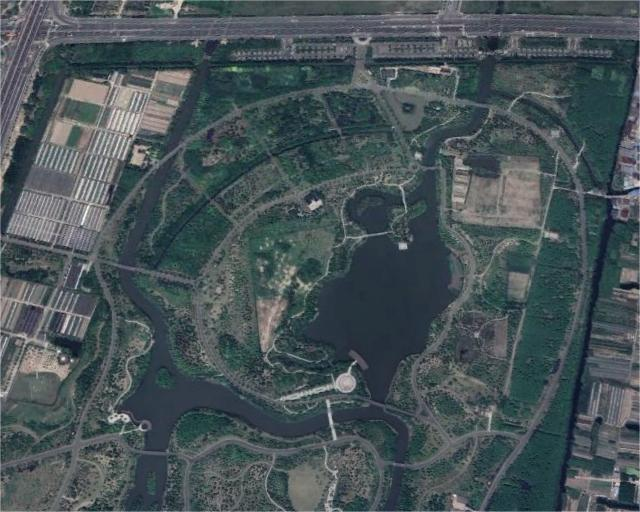
#> input picture source/data/Vis640/test1/1.jpg, 640 x 512 px
$ python -i main.py   (imports and definitions only)   (older library calls are emulated)
#> lines starting #> are read from the running program, lines starting #| are printed output that depends on the picture
#> further down, picture is the input picture: shape (512, 640, 3); mean B, G, R 86.8, 83.2, 71.6
import numpy as np
import cv2
import argparse
import os
# 全局变量，图像A只做一次gamma变换，否则会出现warp后的图像一直进行gamma变换
imageAGammaCount=0
# 同上，图像A只做一次自适应的直方图均衡
imageAEqualCount=0
# 同上，图像A只做一次畸变矫正
imageADisCorCount=0
#######################################
###############对图像的简单处理
#######################################
# 彩色图像R、G、B三通道均衡化（全局直方图均衡化）
# 效果不好，暂时都先别用
def RGBEqualize(image):
    (b, g, r) = cv2.split(image)
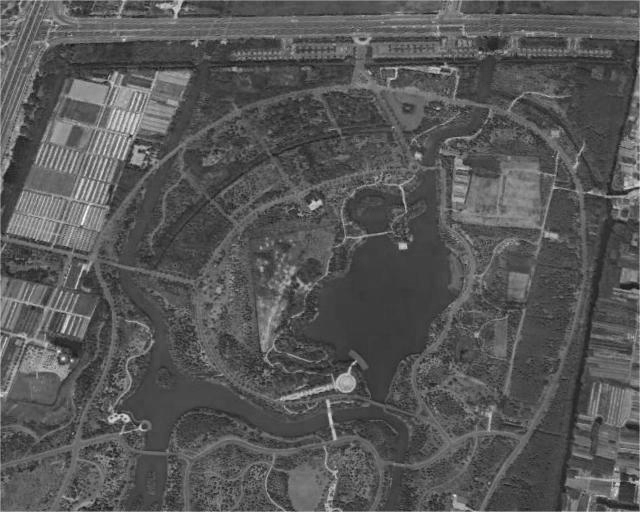
#> b: shape (512, 640); min 18, max 250, mean 86.8
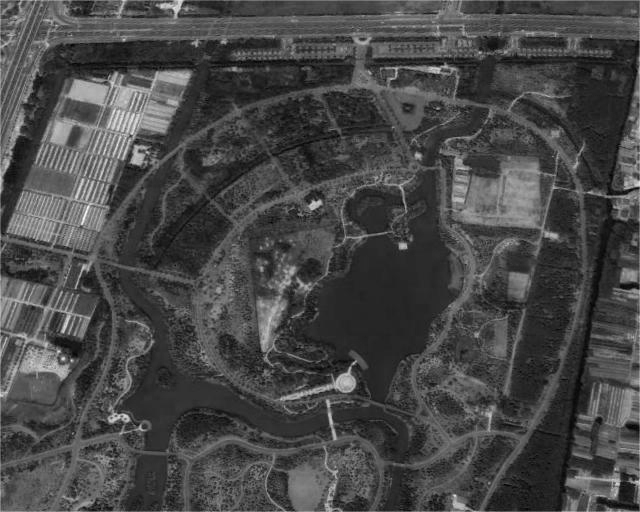
#> r: shape (512, 640); min 0, max 254, mean 71.6
    equal_b = cv2.equalizeHist(b)
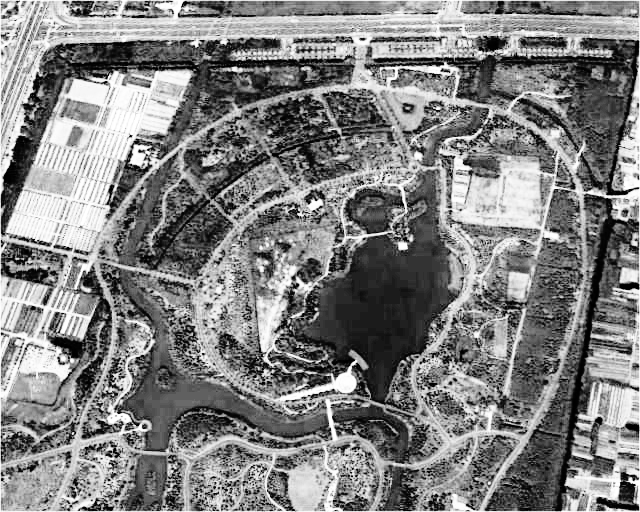
#> equal_b: shape (512, 640); min 0, max 255, mean 129.2
    equal_g = cv2.equalizeHist(g)
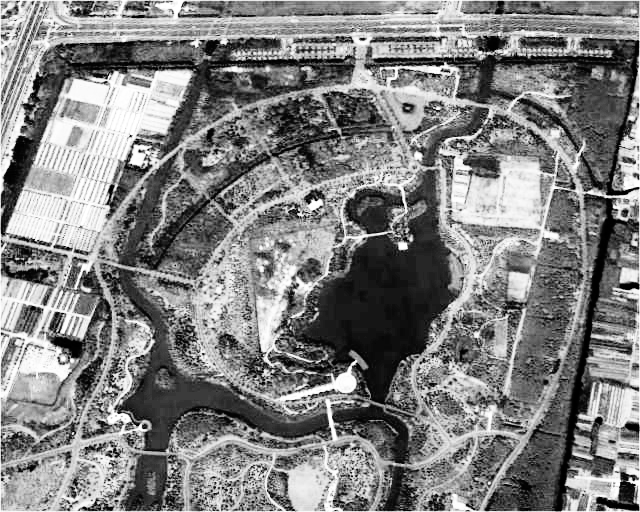
#> equal_g: shape (512, 640); min 0, max 255, mean 129
    equal_r = cv2.equalizeHist(r)
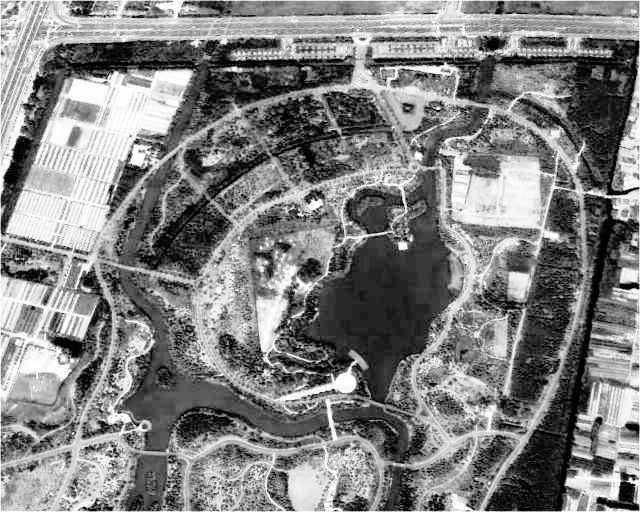
#> equal_r: shape (512, 640); min 0, max 255, mean 128.8
    result = cv2.merge((equal_b, equal_g, equal_r))
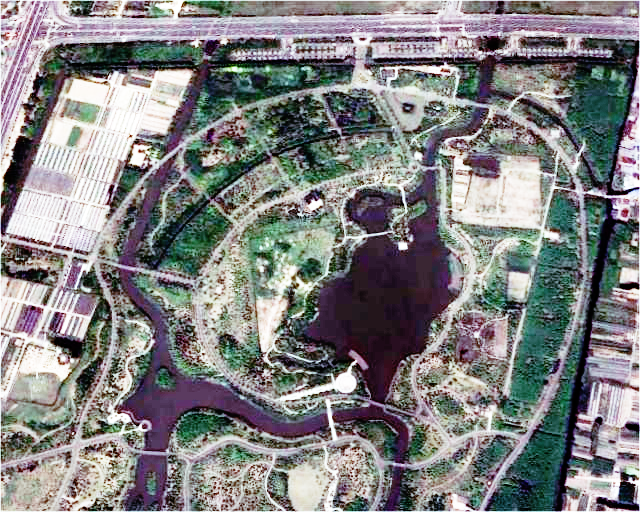
#> result: shape (512, 640, 3); mean B, G, R 129.2, 129, 128.8
    return result
#  自适应彩色图像直方图均衡
# [288 lines left out: functions adaptiveHisEqual, gammaAdjust, distortionCor, getOptimalFontScale, addText, detectAndDescribe and 3 more, not called in this run]


# 先不考虑拼接的顺序
# 默认用SURF算法
# [64 lines not run here, left out]
    ############################################

>>> import cv2
>>> picture = cv2.imread('../source/data/Vis640/test1/1.jpg')
>>> result = RGBEqualize(picture)

$ run again, on source/data/Vis4096/test2/1.jpg
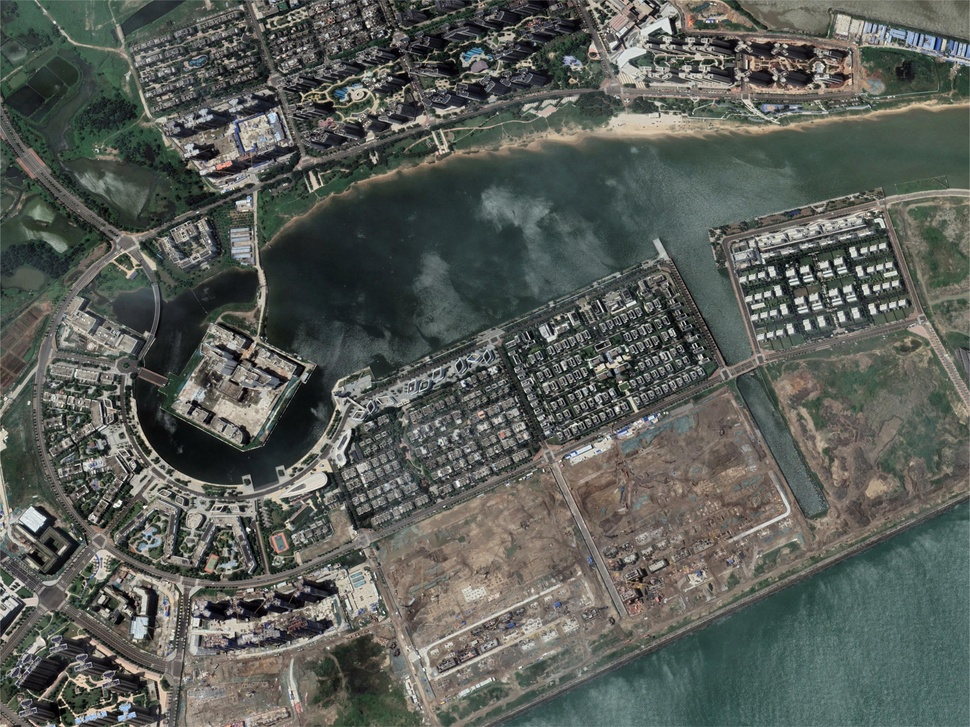
#> input picture source/data/Vis4096/test2/1.jpg, 970 x 727 px, shrunk from 4096 x 3072 before the run
#> picture is the input picture: shape (727, 970, 3); mean B, G, R 87.7, 93.4, 89.3
#> in RGBEqualize, `equal_r = cv2.equalizeHist(r)`:
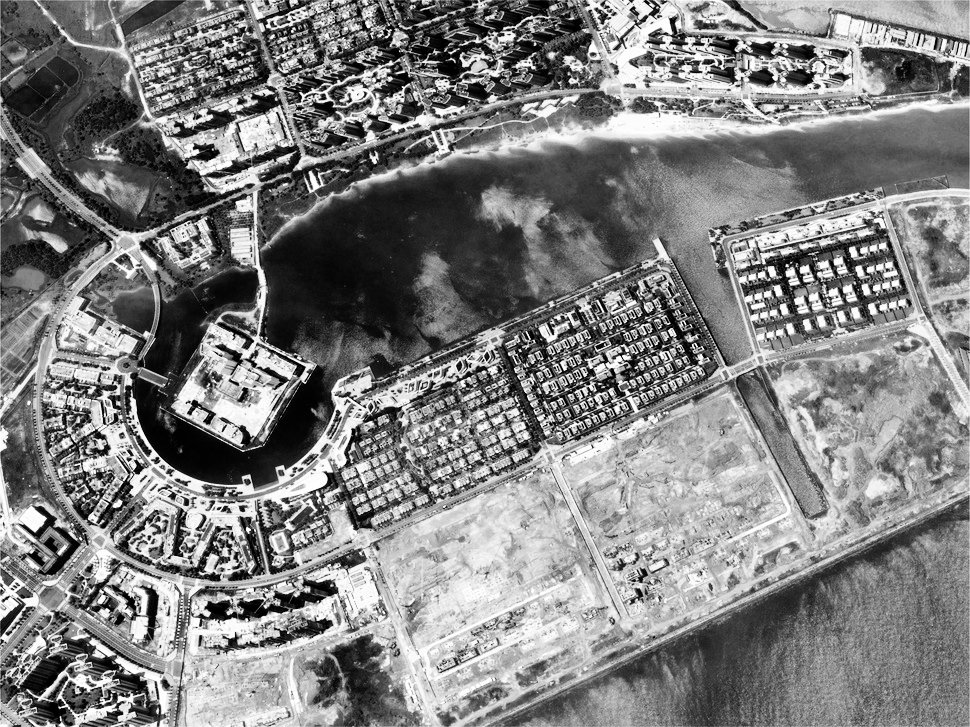
#> equal_r: shape (727, 970); min 0, max 255, mean 128.3
#> in RGBEqualize, `result = cv2.merge((equal_b, equal_g, equal_r))`:
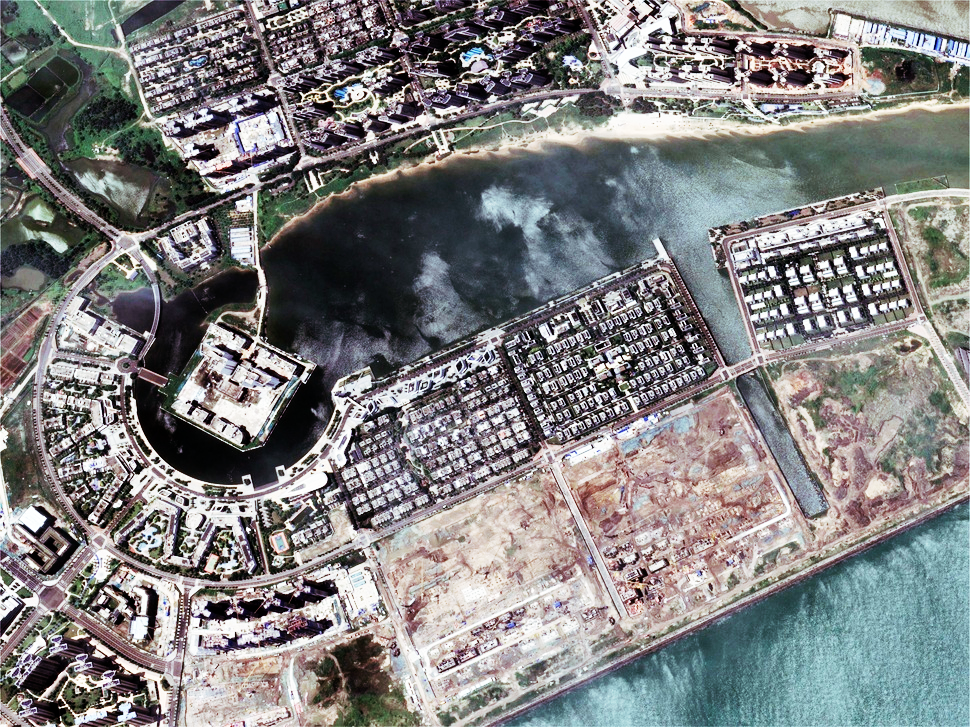
#> result: shape (727, 970, 3); mean B, G, R 128.4, 128.4, 128.3

$ run again, on source/data/Vis4096/test2/2.jpg
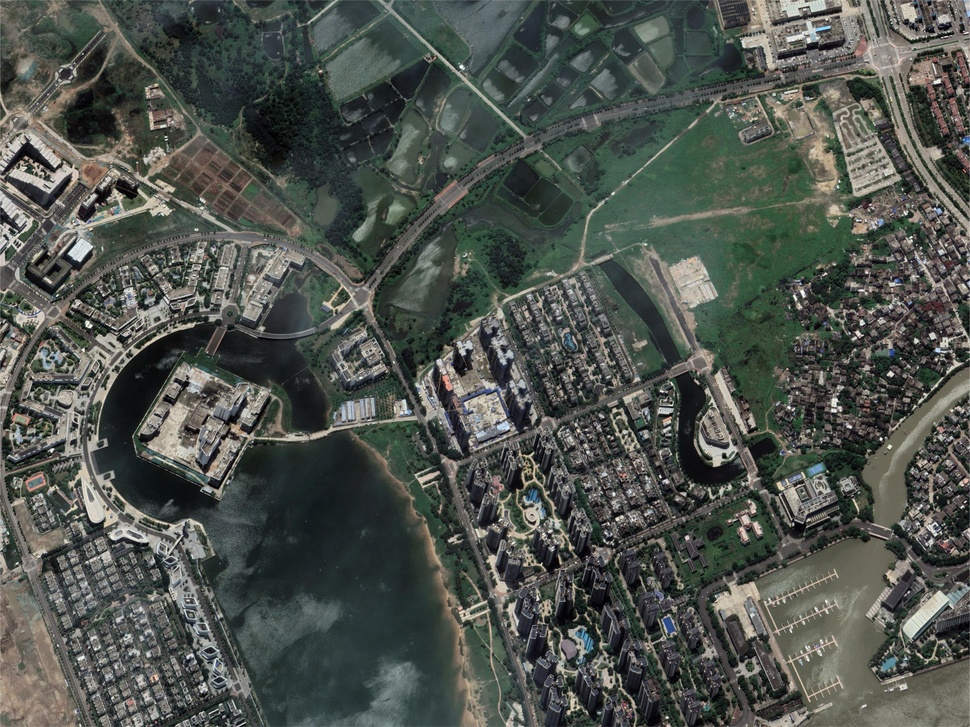
#> input picture source/data/Vis4096/test2/2.jpg, 970 x 727 px, shrunk from 4096 x 3072 before the run
#> picture is the input picture: shape (727, 970, 3); mean B, G, R 77.4, 83.3, 78.4
#> in RGBEqualize, `equal_r = cv2.equalizeHist(r)`:
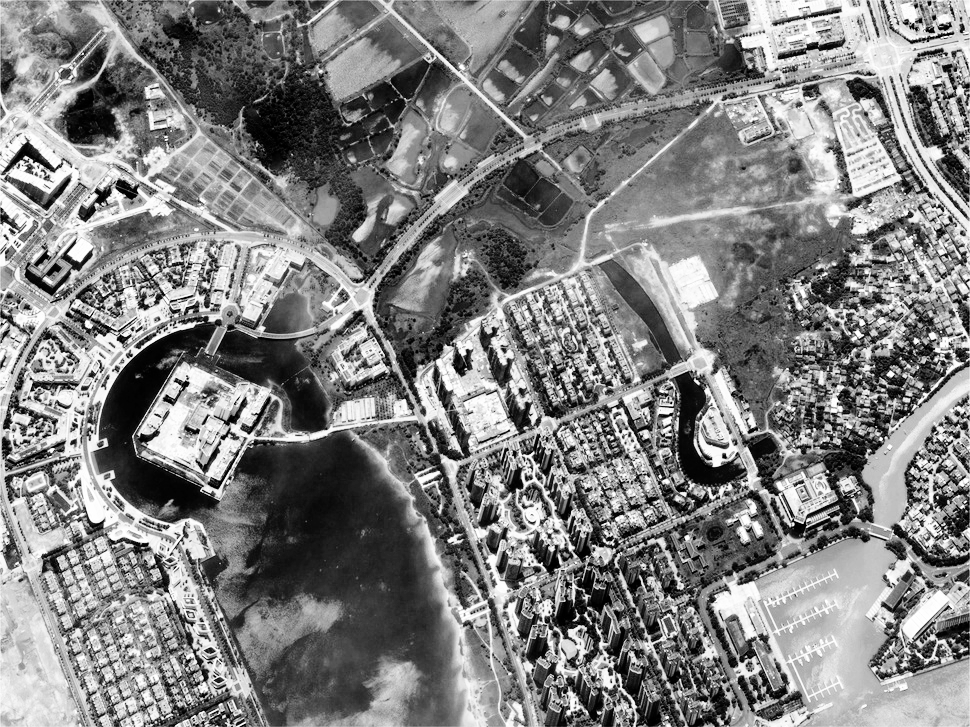
#> equal_r: shape (727, 970); min 0, max 255, mean 128.3
#> in RGBEqualize, `result = cv2.merge((equal_b, equal_g, equal_r))`:
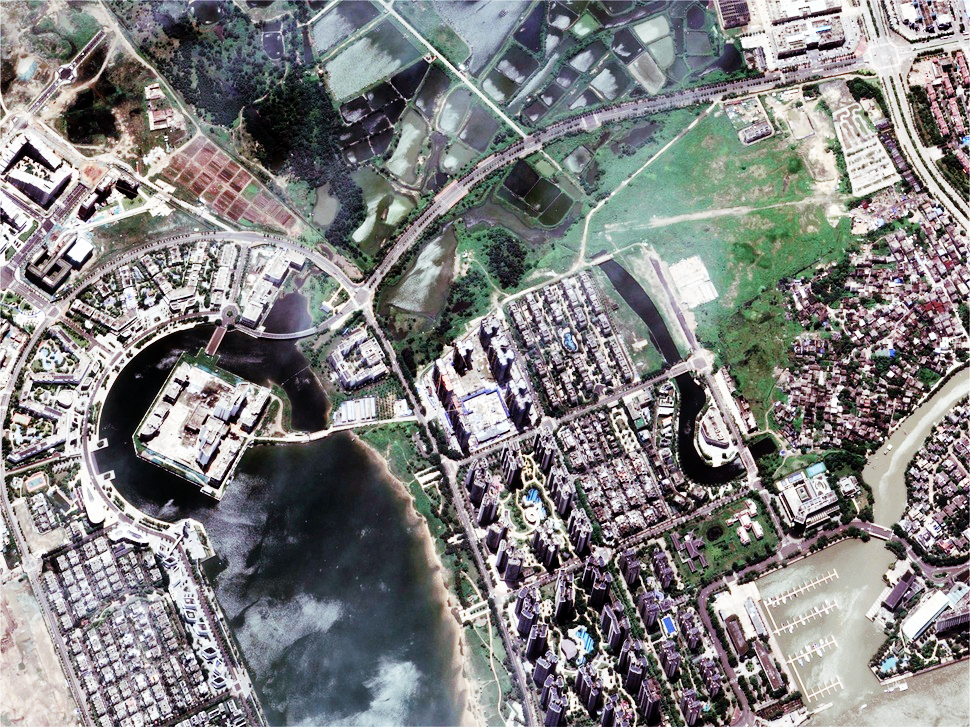
#> result: shape (727, 970, 3); mean B, G, R 128.5, 128.3, 128.3

$ run again, on source/data/Vis4096/test2/3.jpg
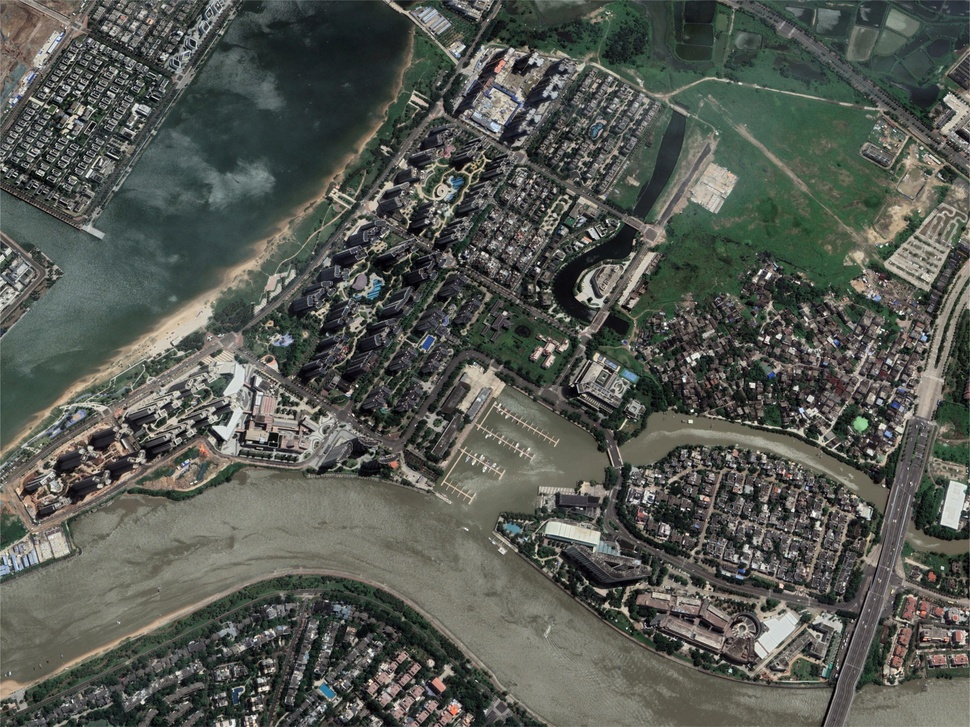
#> input picture source/data/Vis4096/test2/3.jpg, 970 x 727 px, shrunk from 4096 x 3072 before the run
#> picture is the input picture: shape (727, 970, 3); mean B, G, R 82.5, 89.3, 85.9
#> in RGBEqualize, `equal_r = cv2.equalizeHist(r)`:
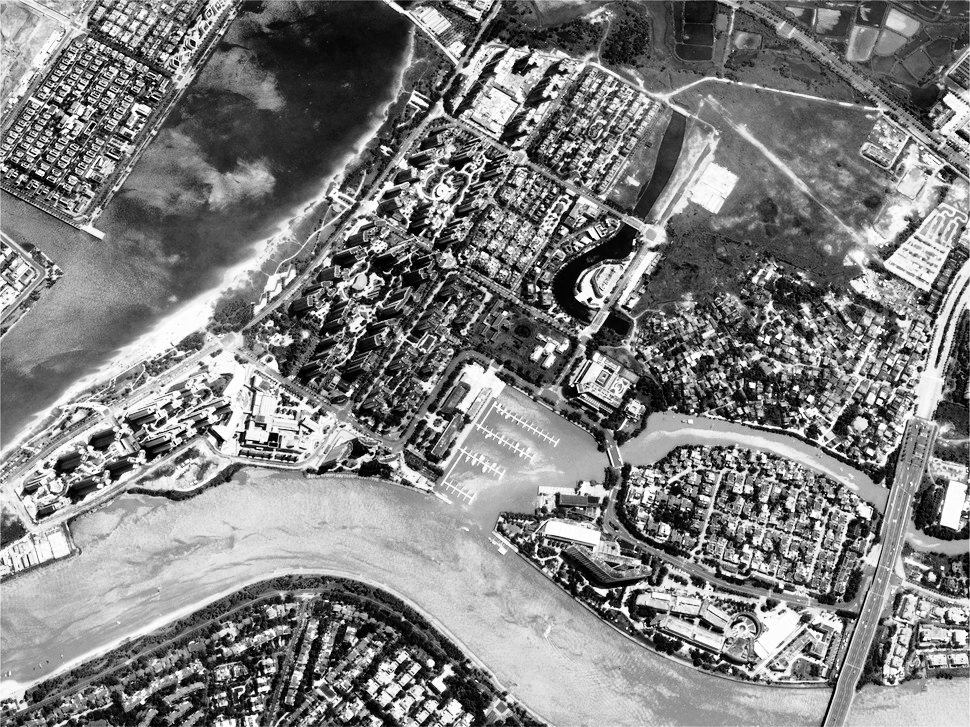
#> equal_r: shape (727, 970); min 0, max 255, mean 128.2
#> in RGBEqualize, `result = cv2.merge((equal_b, equal_g, equal_r))`:
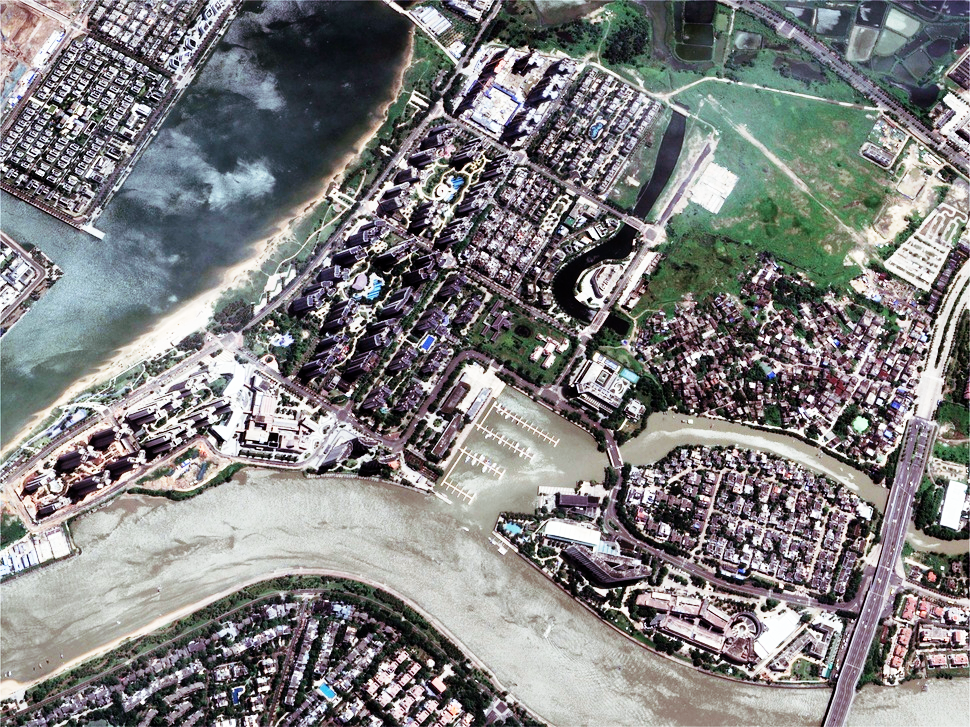
#> result: shape (727, 970, 3); mean B, G, R 128.4, 128.3, 128.2
